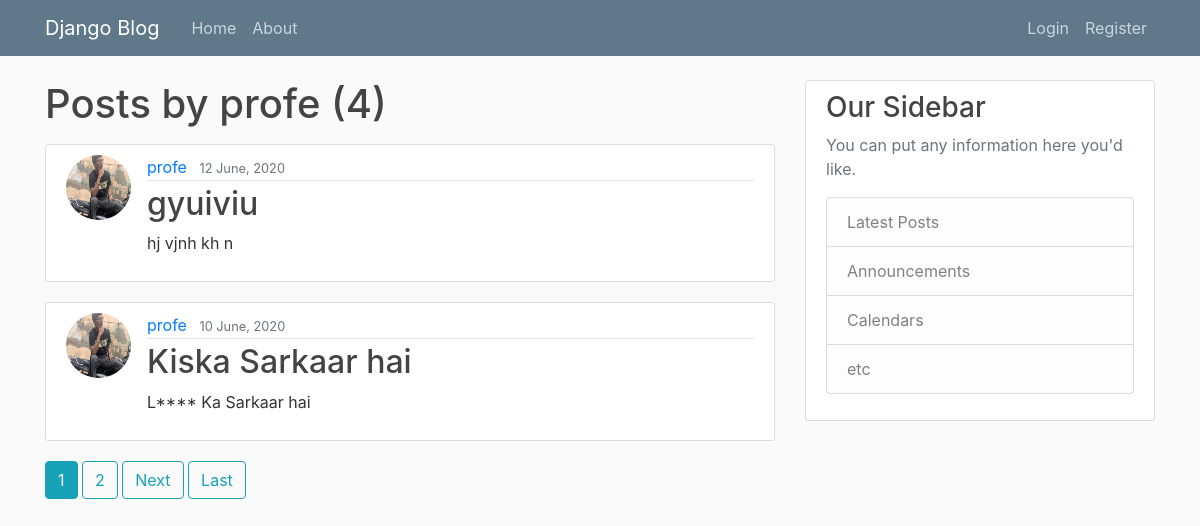
Screenshot of /post/profe with the database file from the repository.
### blogging/models.py (models this page shows, shortened)
class Post(models.Model):
    title = models.CharField(max_length=100)
    content = models.TextField()
    date_posted = models.DateTimeField(default=timezone.now)
    author = models.ForeignKey(User, on_delete=models.CASCADE)

### users/models.py (models this page shows, shortened)
class Profile(models.Model):
    user = models.OneToOneField(User, on_delete=models.CASCADE)
    image = models.ImageField(default='default.jpg', upload_to='profile_pics')

### blogging/views.py (the view)
# urls.py: path('post/<str:username>', UserPostListView.as_view(), name='user-posts'),
class UserPostListView(ListView):
    model = Post
    template_name = 'blogging/user_posts.html'
    context_object_name = 'posts'
    paginate_by = 2
    def get_queryset(self):
        user = get_object_or_404(User, username=self.kwargs.get('username'))
        return Post.objects.filter(author=user).order_by('-date_posted')

### templates/blogging/user_posts.html (shortened to what this page needs)
{% extends "base.html" %}
{% block content %}
    <h1 class="mb-3">Posts by {{ view.kwargs.username }} ({{ page_obj.paginator.count }})</h1>
    {% for post in posts %}
        <article class="media content-section">
          <img class="rounded-circle article-img" src="{{ post.author.profile.image.url }}" alt="{{ post.author.username }}">
          <div class="media-body">
            <div class="article-metadata">
              <a class="mr-2" href="{% url 'user-posts' post.author.username %}">{{ post.author }}</a>
              <small class="text-muted">{{ post.date_posted |date:'d F, Y' }}</small>
            </div>
            <h2><a class="article-title" href="{% url 'post-detail' post.id %}">{{ post.title }}</a></h2>
            <p class="article-content">{{ post.content }}</p>
          </div>
        </article>
    {% endfor %}
    {% if is_paginated %}
      {% for num in page_obj.paginator.page_range %}
        {% if page_obj.number == num %}
          <a class="btn btn-info mb-4" href="?page={{ num }}">{{ num }}</a>
        {% elif num > page_obj.number|add:'-3' and num < page_obj.number|add:'3' %}
          <a class="btn btn-outline-info mb-4" href="?page={{ num }}">{{ num }}</a>
        {% endif %}
      {% endfor %}
      {% if page_obj.has_next %}
        <a class="btn btn-outline-info mb-4" href="?page={{ page_obj.next_page_number }}">Next</a>
        <a class="btn btn-outline-info mb-4" href="?page={{ page_obj.paginator.num_pages }}">Last</a>
      {% endif %}
    {% endif %}
{% endblock content %}

### statics/css/main.css (style rules this page uses)
body { background: #fafafa; color: #333333; margin-top: 5rem; }
h1, h2, h3, h4, h5, h6 { color: #444444; }
.content-section { background: #ffffff; padding: 10px 20px; border: 1px solid #dddddd; border-radius: 3px; margin-bottom: 20px; }
.article-title { color: #444444; }
.article-content { white-space: pre-line; }
.article-img { height: 65px; width: 65px; margin-right: 16px; }
.article-metadata { padding-bottom: 1px; margin-bottom: 4px; border-bottom: 1px solid #e3e3e3 }

### rows the page displays
Post: author.profile.image (picture), author "profe", date_posted "12 June, 2020", title "gyuiviu", content "hj vjnh kh n"
Post: author.profile.image (picture), author "profe", date_posted "10 June, 2020", title "Kiska Sarkaar hai", content "L**** Ka Sarkaar hai"

### other values shown
{{ view.kwargs.username }} "profe"
{{ page_obj.paginator.count }} "4"
{{ num }} "1"
{{ num }} "2"
